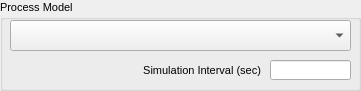
   <widget class="QGroupBox" name="processModelGroup">
    <property name="geometry">
     <rect>
      <x>10</x>
      <y>10</y>
      <width>361</width>
      <height>91</height>
     </rect>
    </property>
    <property name="font">
     <font>
      <pointsize>8</pointsize>
      <weight>50</weight>
      <bold>false</bold>
     </font>
    </property>
    <property name="title">
     <string>Process Model</string>
    </property>
    <widget class="QComboBox" name="processModelSelect">
     <property name="geometry">
      <rect>
       <x>10</x>
       <y>20</y>
       <width>341</width>
       <height>31</height>
      </rect>
     </property>
    </widget>
    <widget class="QLabel" name="label_13">
     <property name="geometry">
      <rect>
       <x>130</x>
       <y>60</y>
       <width>131</width>
       <height>20</height>
      </rect>
     </property>
     <property name="text">
      <string>Simulation Interval (sec)</string>
     </property>
     <property name="alignment">
      <set>Qt::AlignRight|Qt::AlignTrailing|Qt::AlignVCenter</set>
     </property>
    </widget>
    <widget class="QLineEdit" name="processInterval">
     <property name="geometry">
      <rect>
       <x>270</x>
       <y>60</y>
       <width>81</width>
       <height>20</height>
      </rect>
     </property>
     <property name="layoutDirection">
      <enum>Qt::LeftToRight</enum>
     </property>
     <property name="alignment">
      <set>Qt::AlignRight|Qt::AlignTrailing|Qt::AlignVCenter</set>
     </property>
     <property name="readOnly">
      <bool>false</bool>
     </property>
    </widget>
   </widget>
